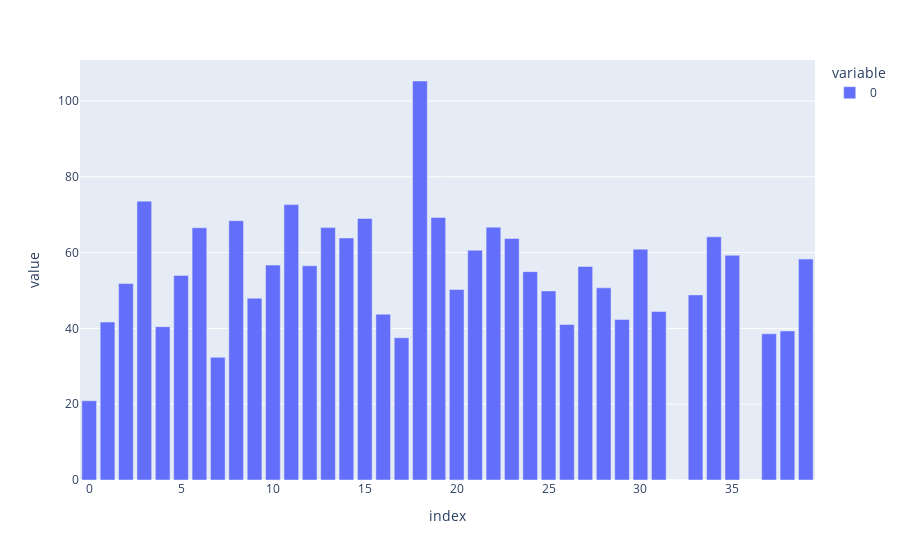

This figure's notebook cell:
### Code cell
px.bar(sample1)

### Figure 1 — Plotly figure (JSON) as saved in the notebook; plotly's stock layout.template omitted (floating-point values rounded to 4 significant figures)
{"data": [{"alignmentgroup": "True", "hovertemplate": "variable=0<br>index=%{x}<br>value=%{y}<extra></extra>", "legendgroup": "0", "marker": {"color": "#636efa", "pattern": {"shape": ""}}, "name": "0", "offsetgroup": "0", "orientation": "v", "showlegend": true, "textposition": "auto", "type": "bar", "x": [32, 0, 7, 17, 37, 38, 4, 26, 1, 29, 16, 31, 9, 33, 25, 20, 28, 2, 5, 24, 27, 12, 10, 39, 35, 21, 30, 23, 14, 34, 6, 13, 22, 8, 15, 19, 11, 3, 18, 36], "xaxis": "x", "y": [0, 20.9, 32.37, 37.55, 38.59, 39.33, 40.46, 41.04, 41.68, 42.33, 43.76, 44.46, 47.97, 48.85, 49.89, 50.26, 50.71, 51.83, 53.99, 54.98, 56.34, 56.52, 56.7, 58.29, 59.3, 60.64, 60.91, 63.73, 63.86, 64.16, 66.55, 66.6, 66.72, 68.43, 69.01, 69.29, 72.66, 73.58, 105.3, null], "yaxis": "y"}], "layout": {"barmode": "relative", "legend": {"title": {"text": "variable"}, "tracegroupgap": 0}, "margin": {"t": 60}, "xaxis": {"anchor": "y", "domain": [0, 1], "title": {"text": "index"}}, "yaxis": {"anchor": "x", "domain": [0, 1], "title": {"text": "value"}}}}
